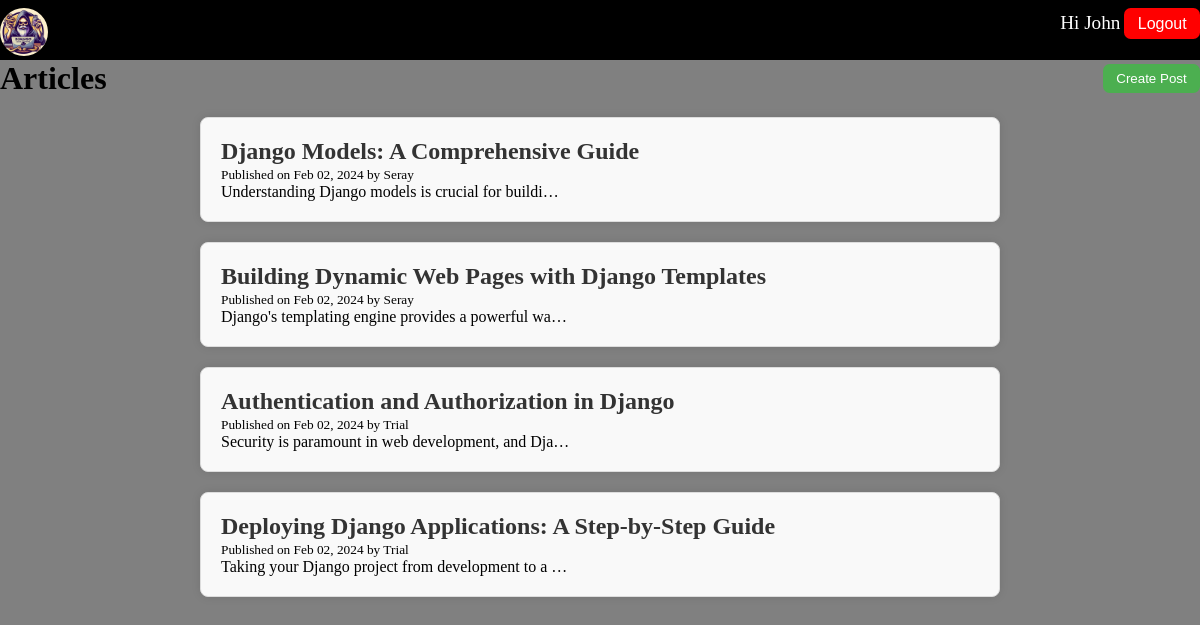
The app's page / (signed in) with its own data.
### blog/models.py (models this page shows, shortened)
class Post(models.Model):
    title = models.CharField(max_length=120)
    content = models.TextField()
    published_at = models.DateTimeField(default=timezone.now)
    author = models.ForeignKey(User, on_delete=models.CASCADE)
    class Meta:
        ordering = ['-published_at']

### blog/views.py (the view)
# urls.py: path('', views.home, name='posts'),
def home(request):
    posts = Post.objects.all()
    context = {'posts': posts, 'user': request.user}
    return render(request, 'blog/home.html', context)

### blog/templates/blog/home.html (shortened to what this page needs)
{% extends 'base.html' %}
{% load static %}
{% block content %}
  <div id="post-header">
    <h1>Articles</h1>
    <div class="create-post-button">
      <a href="{% url 'post-create' %}">
        <button>Create Post</button>
      </a>
    </div>
  </div>
  <section class="post-container">
    <div class="post-list">
      {% for post in posts %}
        <div class="post-item">
          <h2><a href="{% url 'post-detail' post.id %}">{{ post.title }}</a></h2>
          <small>Published on {{ post.published_at | date:"M d, Y" }} by {{ post.author | title }}</small>
          <p>{{ post.content|truncatechars:50 }}</p>
        </div>
      {% endfor %}
    </div>
  </section>
{% endblock content %}

### templates/base.html (shortened to what this page needs)
{% load static %}
<!DOCTYPE html>
<html lang="en">
  <head>
    <link rel="stylesheet" href="{% static 'css/style.css' %}" />
  </head>
  <body>
  	<header >
		<div>
			<img src="{% static 'images/logo.jpg' %}" alt="">
		</div>
  		<div>
			{%if request.user.is_authenticated %}
  			<span>Hi {{ request.user.username | title }}</span>
  			<button class="logout-btn"><a href="{% url 'logout' %}">Logout</a></button>
  		{%else%}
  			<button class="login-btn"><a href="{% url 'login' %}">Login</a></button>
			<button class="register-btn"><a href="{% url 'register' %}">register</a></button>
  		{%endif%}
		</div>
  	</header>
  	<main>
	    {%block content%}
	    {%endblock content%}
  	</main>
  </body>
</html>

### static/css/style.css (style rules this page uses)
* { margin: 0; padding: 0; box-sizing: border-box; }
header { background-color: black; display: flex; justify-content: space-between; padding-top: 0.5em; }
span { color: white; font-size: larger; }
header div img { width: 3em; border-radius: 100%; }
.logout-btn { background-color: red; padding: 0.5em 1em; border: none; border-radius: 0.5em; }
button a { color: white; text-decoration: none; font-size: medium; }
#post-header { display: flex; justify-content: space-between; }
#post-header { display: flex; justify-content: space-between; align-items: center; margin-bottom: 20px; }
.create-post-button { margin-left: 20px; }
.create-post-button button { background-color: #4caf50; padding: 0.5em 1em; border: none; border-radius: 0.5em; color: white; }
.post-container { max-width: 800px; margin: 0 auto; }
.post-list { display: grid; grid-template-columns: 1fr; gap: 20px; }
.post-item { background-color: #f9f9f9; padding: 20px; border: 1px solid #ddd; border-radius: 8px; box-shadow: 0 0 10px rgba(0, 0, 0, 0.1); }
.post-item h2 a { text-decoration: none; color: #333; }
body { background-color: gray; }

### records on screen
Post: title "Django Models: A Comprehensive Guide", published_at "Feb 02, 2024", author "Seray", content "Understanding Django models is crucial for buildi…"
Post: title "Building Dynamic Web Pages with Django Templates", published_at "Feb 02, 2024", author "Seray", content "Django's templating engine provides a powerful wa…"
Post: title "Authentication and Authorization in Django", published_at "Feb 02, 2024", author "Trial", content "Security is paramount in web development, and Dja…"
Post: title "Deploying Django Applications: A Step-by-Step Guide", published_at "Feb 02, 2024", author "Trial", content "Taking your Django project from development to a …"

### other values on screen
{{ request.user.username | title }} "John"
